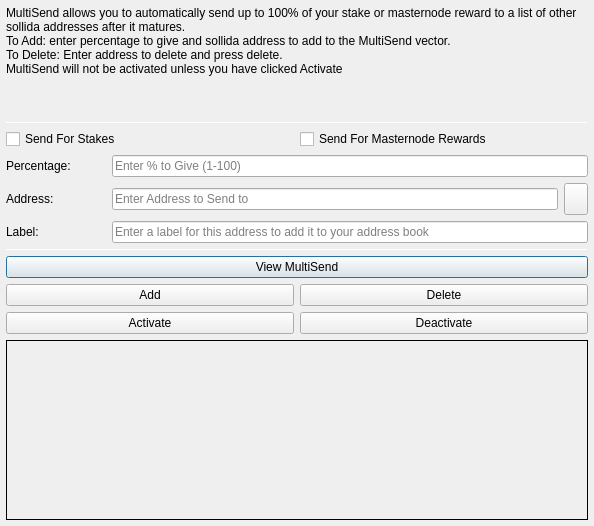
<?xml version="1.0" encoding="UTF-8"?>
<ui version="4.0">
 <class>MultiSendDialog</class>
 <widget class="QDialog" name="MultiSendDialog">
  <property name="windowModality">
   <enum>Qt::NonModal</enum>
  </property>
  <property name="geometry">
   <rect>
    <x>0</x>
    <y>0</y>
    <width>594</width>
    <height>526</height>
   </rect>
  </property>
  <property name="windowTitle">
   <string>MultiSend</string>
  </property>
  <layout class="QVBoxLayout" name="verticalLayout" stretch="0">
   <property name="leftMargin">
    <number>6</number>
   </property>
   <property name="topMargin">
    <number>6</number>
   </property>
   <property name="rightMargin">
    <number>6</number>
   </property>
   <property name="bottomMargin">
    <number>6</number>
   </property>
   <item>
    <layout class="QVBoxLayout" name="verticalLayout_Main" stretch="1,1,1,0,1,1,1">
     <item>
      <widget class="QLabel" name="label_2">
       <property name="lineWidth">
        <number>1</number>
       </property>
       <property name="text">
        <string>MultiSend allows you to automatically send up to 100% of your stake or masternode reward to a list of other sollida addresses after it matures.
To Add: enter percentage to give and sollida address to add to the MultiSend vector.
To Delete: Enter address to delete and press delete.
MultiSend will not be activated unless you have clicked Activate</string>
       </property>
       <property name="alignment">
        <set>Qt::AlignLeading|Qt::AlignLeft|Qt::AlignTop</set>
       </property>
       <property name="wordWrap">
        <bool>true</bool>
       </property>
      </widget>
     </item>
     <item>
      <widget class="Line" name="line">
       <property name="minimumSize">
        <size>
         <width>0</width>
         <height>1</height>
        </size>
       </property>
       <property name="maximumSize">
        <size>
         <width>16777215</width>
         <height>1</height>
        </size>
       </property>
       <property name="orientation">
        <enum>Qt::Horizontal</enum>
       </property>
      </widget>
     </item>
     <item>
      <layout class="QVBoxLayout" name="verticalLayout_Settings">
       <item>
        <layout class="QHBoxLayout" name="horizontalLayout">
         <item>
          <widget class="QCheckBox" name="multiSendStakeCheckBox">
           <property name="text">
            <string>Send For Stakes</string>
           </property>
          </widget>
         </item>
         <item>
          <widget class="QCheckBox" name="multiSendMasternodeCheckBox">
           <property name="text">
            <string>Send For Masternode Rewards</string>
           </property>
          </widget>
         </item>
        </layout>
       </item>
       <item>
        <layout class="QHBoxLayout" name="horizontalLayout_6">
         <item>
          <widget class="QLabel" name="label">
           <property name="minimumSize">
            <size>
             <width>100</width>
             <height>0</height>
            </size>
           </property>
           <property name="toolTip">
            <string>Percentage of stake to send</string>
           </property>
           <property name="text">
            <string>Percentage:</string>
           </property>
          </widget>
         </item>
         <item>
          <widget class="QLineEdit" name="multiSendPercentEdit">
           <property name="toolTip">
            <string>Enter whole numbers 1 - 100</string>
           </property>
           <property name="placeholderText">
            <string>Enter % to Give (1-100)</string>
           </property>
          </widget>
         </item>
        </layout>
       </item>
       <item>
        <layout class="QHBoxLayout" name="horizontalLayout_7">
         <item>
          <widget class="QLabel" name="label_5">
           <property name="minimumSize">
            <size>
             <width>100</width>
             <height>0</height>
            </size>
           </property>
           <property name="toolTip">
            <string>Address to send portion of stake to</string>
           </property>
           <property name="text">
            <string>Address:</string>
           </property>
          </widget>
         </item>
         <item>
          <widget class="QLineEdit" name="multiSendAddressEdit">
           <property name="toolTip">
            <string/>
           </property>
           <property name="placeholderText">
            <string>Enter Address to Send to</string>
           </property>
          </widget>
         </item>
         <item>
          <widget class="QToolButton" name="addressBookButton">
           <property name="maximumSize">
            <size>
             <width>16777215</width>
             <height>32</height>
            </size>
           </property>
           <property name="toolTip">
            <string>Choose an address from the address book</string>
           </property>
           <property name="text">
            <string/>
           </property>
           <property name="icon">
            <iconset resource="../sollida.qrc">
             <normaloff>:/icons/address-book</normaloff>:/icons/address-book</iconset>
           </property>
           <property name="shortcut">
            <string>Alt+A</string>
           </property>
          </widget>
         </item>
        </layout>
       </item>
      </layout>
     </item>
     <item>
      <layout class="QHBoxLayout" name="horizontalLayout_3">
       <item>
        <widget class="QLabel" name="label_3">
         <property name="minimumSize">
          <size>
           <width>100</width>
           <height>0</height>
          </size>
         </property>
         <property name="text">
          <string>Label:</string>
         </property>
        </widget>
       </item>
       <item>
        <widget class="QLineEdit" name="labelAddressLabelEdit">
         <property name="placeholderText">
          <string>Enter a label for this address to add it to your address book</string>
         </property>
        </widget>
       </item>
      </layout>
     </item>
     <item>
      <widget class="Line" name="line_2">
       <property name="minimumSize">
        <size>
         <width>0</width>
         <height>1</height>
        </size>
       </property>
       <property name="maximumSize">
        <size>
         <width>16777215</width>
         <height>1</height>
        </size>
       </property>
       <property name="orientation">
        <enum>Qt::Horizontal</enum>
       </property>
      </widget>
     </item>
     <item>
      <layout class="QVBoxLayout" name="verticalLayout_Buttons">
       <item>
        <layout class="QHBoxLayout" name="horizontalLayout_4">
         <item>
          <widget class="QPushButton" name="viewButton">
           <property name="toolTip">
            <string/>
           </property>
           <property name="statusTip">
            <string>View MultiSend Vector</string>
           </property>
           <property name="text">
            <string>View MultiSend</string>
           </property>
          </widget>
         </item>
        </layout>
       </item>
       <item>
        <layout class="QHBoxLayout" name="horizontalLayout_2">
         <item>
          <widget class="QPushButton" name="addButton">
           <property name="toolTip">
            <string/>
           </property>
           <property name="statusTip">
            <string>Add to MultiSend Vector</string>
           </property>
           <property name="text">
            <string>Add</string>
           </property>
          </widget>
         </item>
         <item>
          <widget class="QPushButton" name="deleteButton">
           <property name="toolTip">
            <string/>
           </property>
           <property name="statusTip">
            <string>Delete Address From MultiSend Vector</string>
           </property>
           <property name="text">
            <string>Delete</string>
           </property>
          </widget>
         </item>
        </layout>
       </item>
       <item>
        <layout class="QHBoxLayout" name="horizontalLayout_5">
         <item>
          <widget class="QPushButton" name="activateButton">
           <property name="statusTip">
            <string>Activate MultiSend</string>
           </property>
           <property name="text">
            <string>Activate</string>
           </property>
          </widget>
         </item>
         <item>
          <widget class="QPushButton" name="disableButton">
           <property name="statusTip">
            <string>Deactivate MultiSend</string>
           </property>
           <property name="text">
            <string>Deactivate</string>
           </property>
          </widget>
         </item>
        </layout>
       </item>
      </layout>
     </item>
     <item>
      <widget class="QLabel" name="message">
       <property name="minimumSize">
        <size>
         <width>0</width>
         <height>180</height>
        </size>
       </property>
       <property name="frameShape">
        <enum>QFrame::Panel</enum>
       </property>
       <property name="frameShadow">
        <enum>QFrame::Plain</enum>
       </property>
       <property name="lineWidth">
        <number>1</number>
       </property>
       <property name="midLineWidth">
        <number>1</number>
       </property>
       <property name="text">
        <string/>
       </property>
       <property name="alignment">
        <set>Qt::AlignLeading|Qt::AlignLeft|Qt::AlignTop</set>
       </property>
       <property name="wordWrap">
        <bool>true</bool>
       </property>
      </widget>
     </item>
    </layout>
   </item>
  </layout>
 </widget>
 <resources>
  <include location="../sollida.qrc"/>
 </resources>
 <connections/>
</ui>
